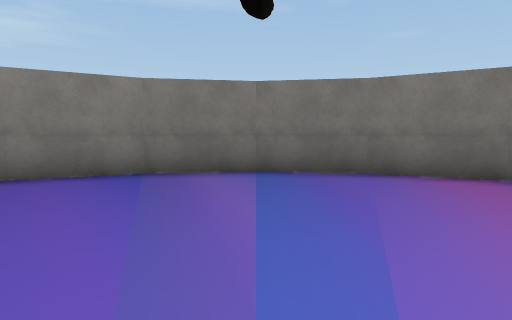
[1] (above)

12 first-person views from a walk through a scene from a Unity 3-D project. The camera is 1.4 m above the floor, tilts 4° down and sees 75° across. The floor is counted in squares, 2 m on a side. Each view is taken from the middle of a square. On the plan, view 1 faces up. The plan holds only what a view shows up to about 10 squares ahead; the rest is blank. The place goes on beyond the plan. The player is left out. Some surface patterns are stand-ins.

[2]
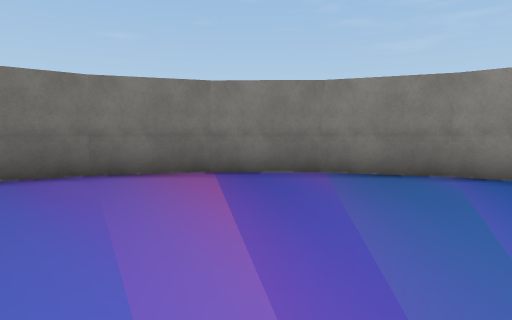

[3]
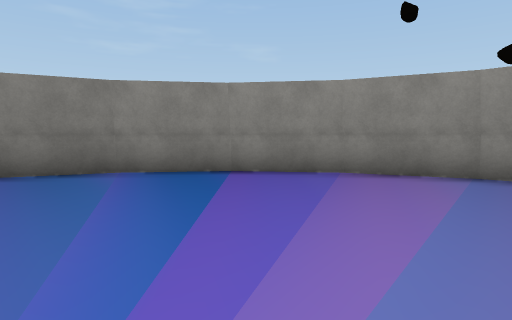

[4]
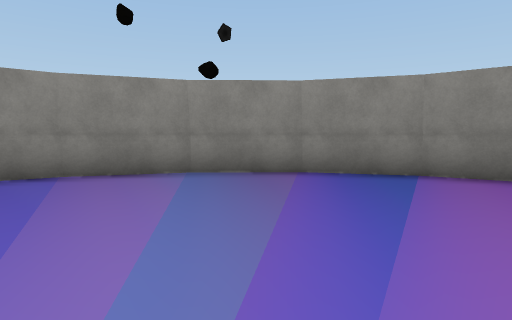

[5]
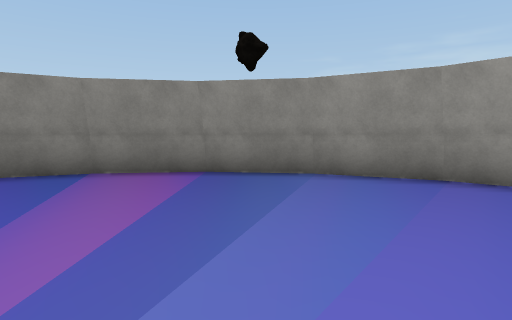

[6]
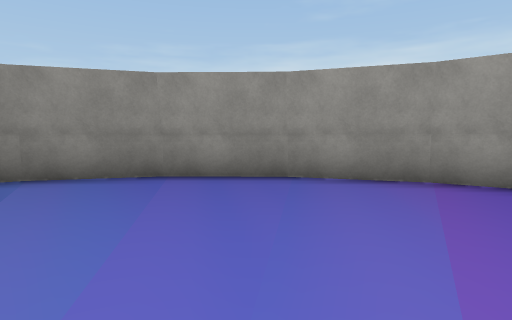

[7]
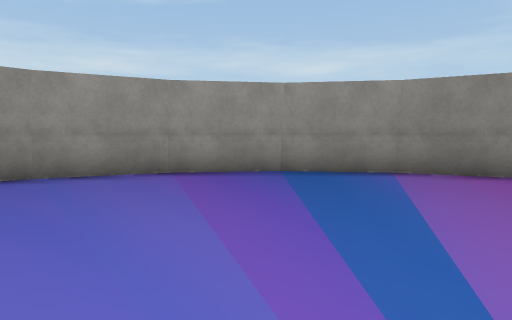

[8]
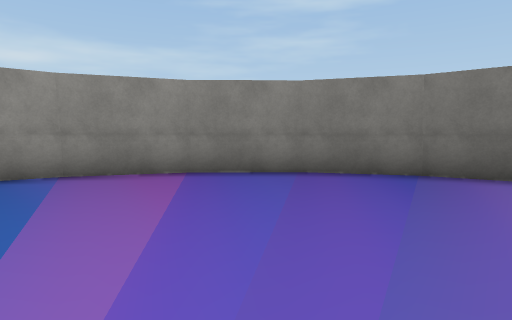

[9]
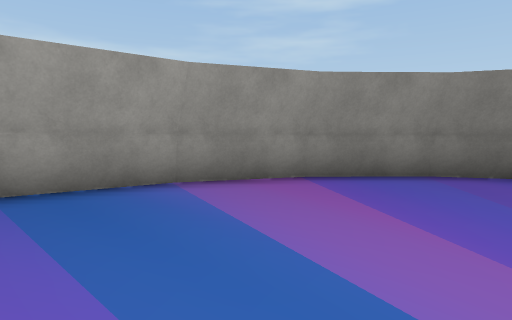

[10]
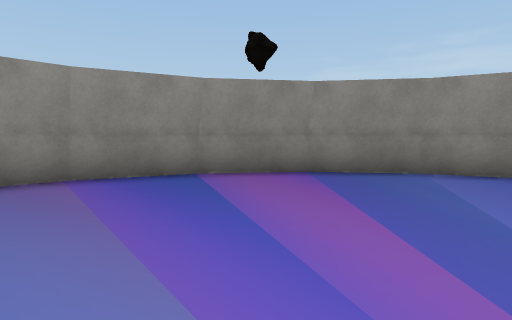

[11]
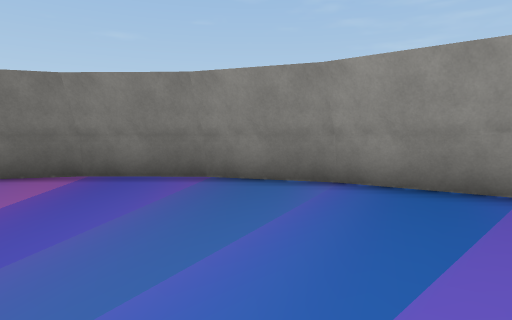

[12]
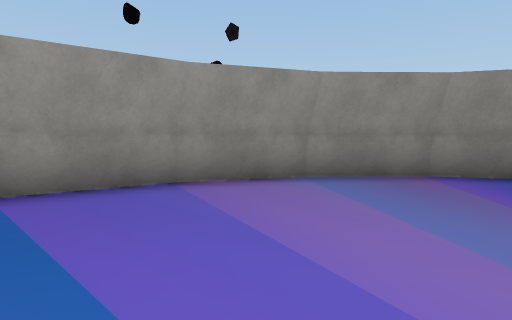

### Floor plan
Points are (right, up) in squares from view 1. A wall is a line through its corners. A room is listed if a view was taken in it or the views show most of it. See-through windows are left out.
Room 1 (views 1, 2, 3, 4, 5, 6, 7, 8, 9, 10, 11, 12)
walls: (6.4, 1.5) (5.4, 3.6) (3.9, 5.2) (1.9, 6.2) (0, 6.5) (-2.1, 6.2) (-3.8, 5.3) (-5.4, 3.6) (-6.3, 1.6); (-6.4, 1.7) (-6.7, -0.5); (-6.7, -0.4) (-6.3, -2.8); (6.7, -0.6) (6.3, 1.8); (-6.3, -2.7) (-5.3, -4.8) (-3.9, -6.3) (-2.1, -7.2) (0, -7.6) (1.9, -7.2) (4, -6.1) (5.3, -4.7) (6.4, -2.6); (6.3, -2.7) (6.7, -0.4)
ways out: opening at (0, -7); opening at (0, 6)

Positions as (right, up) in squares from view 1, and headings:
1: (0, 0), facing up
2: (0, 0), facing up-right
3: (0, -1), facing right
4: (0, -1), facing down-right
5: (-1, -1), facing down
6: (-1, -1), facing down-left
7: (0, -1), facing left
8: (0, 0), facing up-left
9: (-2, -1), facing up-left
10: (1, -1), facing down
11: (2, -1), facing up-right
12: (2, 0), facing down-right
